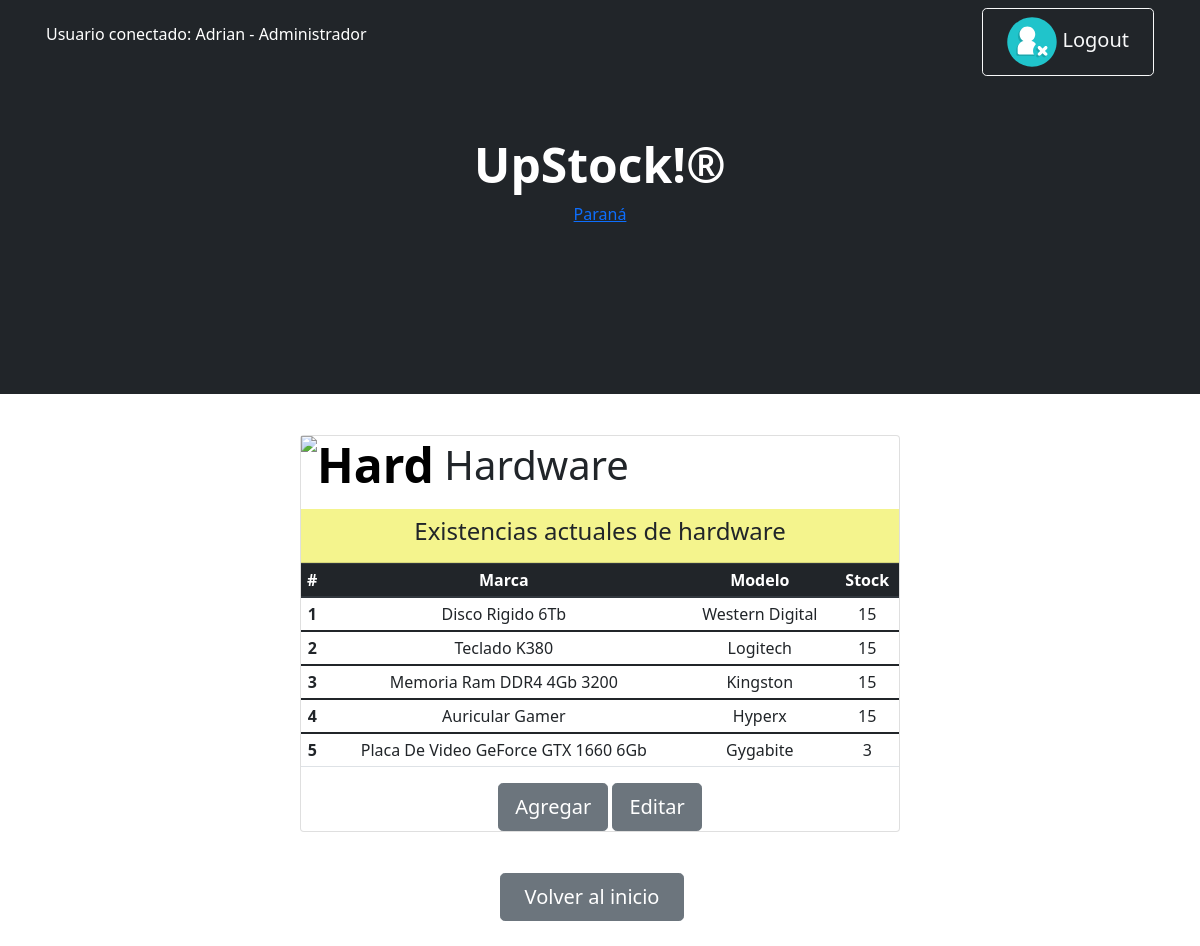
The app's page /upstock/show_hard/ (signed in) with its own data.
### Miapp/models.py (models this page shows, shortened)
class Hardware (models.Model):
    tipo= models.CharField (max_length=50)
    marca= models.CharField (max_length=50)
    stock= models.IntegerField()

### Miapp/views.py (the view)
# urls.py: path('show_hard/',show_hard,name="show_hard"),
@permission_required('Miapp.view_hardware', raise_exception=True)
@login_required(login_url='Inicio')
def show_hard(request):
    lista = Hardware.objects.all()
    return render(request, "show_hard.html",{"Hardware": lista} )

### Miapp/templates/show_hard.html
{% extends 'padre.html' %}
{% load static %}
{% block Contenido_cambiante %}
<h1  style= "text-align:left;"> <img src= "https://hackaday.com/wp-content/uploads/2011/06/rotateboard.gif" width= "100" height = "80" alt="Hard" class="display-5 fw-bolder text-black mb-2"> Hardware</h1>
<div class="card-header" style="background-color: rgba(244, 244, 136, 0.957);">
  <h4>Existencias actuales de hardware</h4>
</div>
<div>
    <table class="table table-sm">
        <thead class="thead-dark">
          <tr>
            <th scope="col">#</th>
            <th scope="col">Marca</th>
            <th scope="col">Modelo</th>
            <th scope="col">Stock</th>
          </tr>
        </thead>
        {% for hard in Hardware %}
        <tbody>
          <tr>
            <th scope="row">{{hard.id}}</th>
            <td>{{hard.tipo}}</td>
            <td>{{hard.marca}}</td>
            <td>{{hard.stock}}</td>
          </tr>
        </tbody>
        {% endfor %}
    </table>
</div>
<div>
{% if  perms.Miapp.add_hardware %}
<a class="btn btn-secondary btn-lg " href="{% url 'Hardware'%}">Agregar</a>
{% endif %}
{% if  perms.Miapp.change_hardware %}
<a class="btn btn-secondary btn-lg " href="{% url 'show_hard_edit'%}">Editar</a>
{% endif %}
</div>
{% endblock %}

### Miapp/templates/padre.html (shortened to what this page needs)
<!DOCTYPE html>
<html lang="en">
    <head>
        {% load static %}
        <link rel="stylesheet" href="https://cdn.jsdelivr.net/npm/bootstrap@4.0.0/dist/css/bootstrap.min.css"
>
        <link href="https://cdn.jsdelivr.net/npm/bootstrap-icons@1.4.1/font/bootstrap-icons.css" rel="stylesheet" />
        <link href="{%static 'css/styles.css'%}" rel="stylesheet" />
    </head>
    <body id="divconfondo">
            <nav class="navbar navbar-expand-lg navbar-dark bg-dark">
            <div class="container px-3">
            {% if user.is_authenticated %}
                    <p style="color:white"> Usuario conectado: {{user.username}} - {{user.groups.all.0}}</p>
                    <a class="btn btn-outline-light btn-lg px-4" href="{% url 'Logout' %}"> <img class="icon input-icon" src="{% static 'assets/logout.svg' %}" alt=""> Logout</a>
            {% endif %}
        </nav>
        <header class="bg-dark py-1">
            <div class="container px-1">
                <div class="row  justify-content-center">
                    <div class="col-lg-6">
                        <div class="text-center my-5">
                            <h1 class="display-5 fw-bolder text-white mb-2">UpStock!®</h1>
                                 <div id="tw_19_1704680239">
                                <div style="width:120px; height:140px; margin: 0 auto;">
                                <a href="https://hotelmix.es/time/parana-30036">Paraná</a><br/></div></div>
                        </div>
                    </div>
                </div>
            </div>
        </header>
        <div class="text-center py-3"  >
            <div id="tarjeta" class="card">
                {% block Contenido_cambiante %}
                {% endblock Contenido_cambiante %}
            </div>
        </div>
        <div id="botoninicio" class="text-center">
    <a class="btn btn-secondary btn-lg px-4 me-sm-3" href="{% url 'Inicio'%}">Volver al inicio</a>
    </div>

### records on screen
Hardware: id "1", tipo "Disco Rigido 6Tb", marca "Western Digital", stock "15"
Hardware: id "2", tipo "Teclado K380", marca "Logitech", stock "15"
Hardware: id "3", tipo "Memoria Ram DDR4 4Gb 3200", marca "Kingston", stock "15"
Hardware: id "4", tipo "Auricular Gamer", marca "Hyperx", stock "15"
Hardware: id "5", tipo "Placa De Video GeForce GTX 1660 6Gb", marca "Gygabite", stock "3"

### other values on screen
{{ user.username }} "Adrian"
{{ user.groups.all.0 }} "Administrador"
